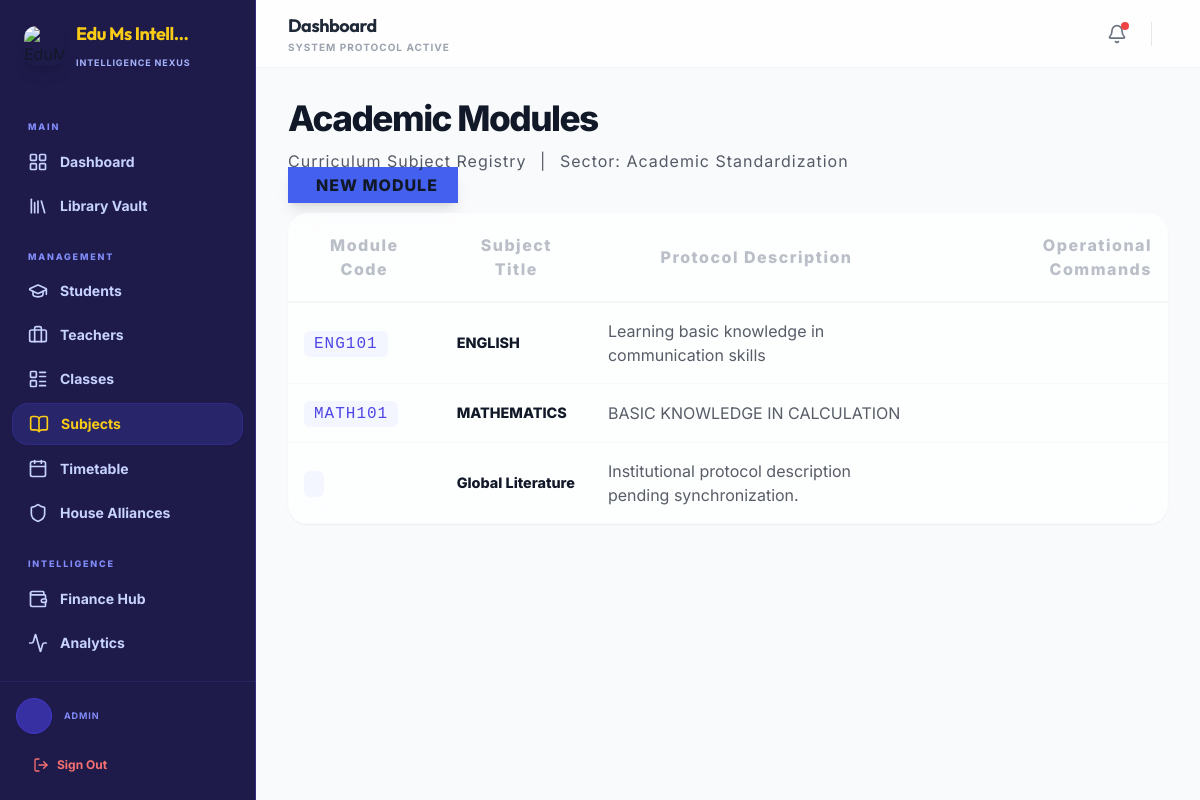
The app's page /admin-dashboard/subjects/ (signed in) with its own data.
### core/models.py (models this page shows, shortened)
class SchoolConfiguration(models.Model):
    name = models.CharField(max_length=200, default="Edu Ms Intelligence")
    motto = models.CharField(max_length=300, blank=True, default="Empowering Future Leaders")
    logo = models.ImageField(upload_to='school/', null=True, blank=True)
    contact_email = models.EmailField(blank=True)
    phone = models.CharField(max_length=20, blank=True)
    address = models.TextField(blank=True)
    current_academic_year = models.CharField(max_length=20, default="2025-2026")
    established_year = models.IntegerField(default=2024)
    active_term = models.ForeignKey(AcademicTerm, on_delete=models.SET_NULL, null=True, blank=True)
    currency_symbol = models.CharField(max_length=10, default="GH₵")
    currency_code = models.CharField(max_length=10, default="GHS")
    class Meta:
        verbose_name = "Institutional Configuration"
        verbose_name_plural = "Institutional Configuration"
    @classmethod
    def get_config(cls):
        obj, created = cls.objects.get_or_create(id=1)
        return obj

class Subject(models.Model):
    name = models.CharField(max_length=100)
    code = models.CharField(max_length=20, unique=True)
    description = models.TextField(blank=True)

### accounts/models.py (models this page shows, shortened)
class User(AbstractUser):
    ROLE_CHOICES = (
        ('admin', 'Admin'),
        ('teacher', 'Teacher'),
        ('student', 'Student'),
        ('parent', 'Parent'),
    )
    GENDER_CHOICES = (
        ('male', 'Male'),
        ('female', 'Female'),
        ('other', 'Other'),
    )
    role = models.CharField(max_length=10, choices=ROLE_CHOICES, default='student')
    gender = models.CharField(max_length=10, choices=GENDER_CHOICES, blank=True, null=True)
    phone = models.CharField(max_length=15, blank=True)
    address = models.TextField(blank=True)
    date_of_birth = models.DateField(null=True, blank=True)
    profile_picture = models.ImageField(upload_to='profiles/', null=True, blank=True)
    has_completed_onboarding = models.BooleanField(default=False)
    badges = models.ManyToManyField(Badge, related_name='users', blank=True)

### admin_dashboard/views.py (the view)
# urls.py: path('subjects/', views.subject_list, name='subject_list'),
@admin_required
def subject_list(request):
    subjects_query = Subject.objects.all()
    paginator = Paginator(subjects_query, 25)
    page_number = request.GET.get('page')
    page_obj = paginator.get_page(page_number)
    return render(request, 'admin_dashboard/subjects.html', {'subjects': page_obj, 'page_obj': page_obj})

### templates/admin_dashboard/subjects.html (shortened to what this page needs)
{% extends 'base.html' %}
{% block content %}
<div class="row layout-spacing">
    <div class="col-12 mb-5">
        <div class="d-flex justify-content-between align-items-end mb-4">
            <div>
                <h2 class="fw-800 mb-1" style="letter-spacing: -1.5px; color: var(--text-dark); font-size: 2.2rem;">Academic Modules</h2>
                <div class="d-flex align-items-center gap-2 text-muted fw-bold extra-small text-uppercase opa-7" style="letter-spacing: 1px;">
                     Curriculum Subject Registry <span class="mx-2">|</span>
                     Sector: Academic Standardization
                </div>
            </div>
            <a href="{% url 'subject_create' %}" class="btn btn-primary rounded-pill px-5 py-2 fw-800 shadow-lg border-0 extra-small text-uppercase" style="background: var(--p-nexus-primary); letter-spacing: 1px;">
                 NEW MODULE
            </a>
        </div>
        <div class="nexus-glass-card overflow-hidden border-0 shadow-sm animate-fade-up">
            <div class="table-responsive">
                <table class="table table-hover align-middle mb-0 nexus-premium-table">
                    <thead>
                        <tr class="bg-light bg-opacity-50">
                            <th class="ps-4 py-4 extra-small text-uppercase text-muted fw-800 opa-7" style="letter-spacing: 1.5px;">Module Code</th>
                            <th class="py-4 extra-small text-uppercase text-muted fw-800 opa-7" style="letter-spacing: 1.5px;">Subject Title</th>
                            <th class="py-4 extra-small text-uppercase text-muted fw-800 opa-7" style="letter-spacing: 1.5px;">Protocol Description</th>
                            <th class="pe-4 py-4 text-end extra-small text-uppercase text-muted fw-800 opa-7" style="letter-spacing: 1.5px;">Operational Commands</th>
                        </tr>
                    </thead>
                    <tbody>
                        {% for subject in subjects %}
                        <tr class="animate-fade-in" style="border-bottom: 1px solid rgba(0,0,0,0.03) !important;">
                            <td class="ps-4 py-3" data-label="Module Code">
                                <span class="extra-small text-primary fw-bold text-uppercase" style="letter-spacing: 1px; font-family: 'JetBrains Mono', monospace; background: rgba(67, 97, 238, 0.05); padding: 4px 10px; border-radius: 6px;">
                                    {{ subject.code }}
                                </span>
                            </td>
                            <td data-label="Subject Title">
                                <div class="fw-800 text-dark small text-start" style="font-size: 0.9rem;">{{ subject.name }}</div>
                            </td>
                            <td data-label="Protocol Description">
                                <div class="extra-small text-muted fw-bold opa-7 lh-base text-start" style="max-width: 300px;">
                                    {{ subject.description|truncatechars:80|default:"Institutional protocol description pending synchronization." }}
                                </div>
                            </td>
                            <td class="pe-4 text-end" data-label="Operational Commands">
                            </td>
                        </tr>
                        {% empty %}
                        <tr><td colspan="4" class="p-5 text-center text-muted fw-bold extra-small text-uppercase opa-5">Null dataset. No subjects found in active registry.</td></tr>
                        {% endfor %}
                    </tbody>
                </table>
            </div>
        </div>
    </div>
</div>
{% endblock %}

### templates/base.html (shortened to what this page needs)
<!DOCTYPE html>
<html lang="en" class="h-full bg-gray-50 overflow-x-hidden">
<head>
  <link rel="stylesheet" href="https://cdnjs.cloudflare.com/ajax/libs/animate.css/4.1.1/animate.min.css"/>
  <script src="https://cdn.tailwindcss.com"></script>
  {% load static %}
  <link rel="stylesheet" href="{% static 'css/main.css' %}">
</head>
<body class="h-full font-sans text-gray-900 antialiased overflow-x-hidden">
{% if user.is_authenticated %}
  <div class="flex flex-col min-h-screen">
    <aside class="hidden lg:flex lg:flex-shrink-0 lg:w-64 lg:flex-col lg:fixed lg:inset-y-0 border-r border-indigo-900 bg-indigo-950 z-40">
      <div class="flex flex-col flex-grow pt-5 pb-4 overflow-y-auto">
        <div class="flex items-center flex-shrink-0 px-6 gap-3 mb-6">
          {% if school_config.logo %}
            <img src="{{ school_config.logo.url }}" class="w-10 h-10 rounded-xl shadow-md border border-indigo-800" alt="Logo">
          {% else %}
            <img src="https://i.ibb.co/kVqZ4rt5/Edu-MS-logo-with-educational-symbols.png" class="w-10 h-10 rounded-xl shadow-lg" alt="EduMS Logo">
          {% endif %}
          <div class="min-w-0">
            <span class="font-display font-bold text-lg tracking-tight block truncate text-yellow-400">{{ school_config.name|truncatechars:14 }}</span>
            <span class="text-[9px] font-bold text-indigo-300 uppercase tracking-widest">Intelligence Nexus</span>
          </div>
        </div>
        <nav class="flex-1 px-3 space-y-1 overflow-y-auto mt-2">
          <p class="px-4 pt-4 pb-1 text-[9px] font-extrabold text-indigo-400 uppercase tracking-[0.2em]">Main</p>
          {% if user.role == 'admin' %}
            {% url 'admin_dashboard' as dash_url %}
          {% elif user.role == 'teacher' %}
            {% url 'teacher_dashboard' as dash_url %}
          {% elif user.role == 'parent' %}
            {% url 'guardian_dashboard' as dash_url %}
          {% else %}
            {% url 'student_dashboard' as dash_url %}
          {% endif %}
          <a href="{{ dash_url }}"
             class="group flex items-center px-4 py-2.5 text-sm font-bold rounded-2xl transition-all {% if request.resolver_match.url_name == 'admin_dashboard' or request.resolver_match.url_name == 'teacher_dashboard' or request.resolver_match.url_name == 'student_dashboard' or request.resolver_match.url_name == 'guardian_dashboard' %}bg-indigo-900/60 text-yellow-400 shadow-sm border border-indigo-800/50{% else %}text-indigo-200 hover:bg-white/5 hover:text-white{% endif %}">
            <i data-lucide="layout-grid" class="mr-3 h-5 w-5 flex-shrink-0"></i>
            Dashboard
          </a>
          {% if user.role != 'parent' %}
          <a href="{% if user.role == 'teacher' %}{% url 'teacher_library' %}{% else %}{% url 'student_library' %}{% endif %}"
             class="group flex items-center px-4 py-2.5 text-sm font-bold rounded-2xl transition-all {% if 'library' in request.path %}bg-indigo-900/60 text-yellow-400 shadow-sm border border-indigo-800/50{% else %}text-indigo-200 hover:bg-white/5 hover:text-white{% endif %}">
            <i data-lucide="library" class="mr-3 h-5 w-5 flex-shrink-0"></i>
            Library Vault
          </a>
          {% endif %}
          <p class="px-4 pt-5 pb-1 text-[9px] font-extrabold text-indigo-400 uppercase tracking-[0.2em]">Management</p>
          {% if user.role == 'admin' %}
            <a href="{% url 'student_list' %}" class="group flex items-center px-4 py-2.5 text-sm font-bold rounded-2xl transition-all {% if request.resolver_match.url_name == 'student_list' or request.resolver_match.url_name == 'student_create' or request.resolver_match.url_name == 'student_detail' %}bg-indigo-900/60 text-yellow-400 shadow-sm border border-indigo-800/50{% else %}text-indigo-200 hover:bg-white/5 hover:text-white{% endif %}">
              <i data-lucide="graduation-cap" class="mr-3 h-5 w-5 flex-shrink-0"></i>
              Students
            </a>
            <a href="{% url 'teacher_list' %}" class="group flex items-center px-4 py-2.5 text-sm font-bold rounded-2xl transition-all {% if request.resolver_match.url_name == 'teacher_list' or request.resolver_match.url_name == 'teacher_create' or request.resolver_match.url_name == 'teacher_detail' %}bg-indigo-900/60 text-yellow-400 shadow-sm border border-indigo-800/50{% else %}text-indigo-200 hover:bg-white/5 hover:text-white{% endif %}">
              <i data-lucide="briefcase" class="mr-3 h-5 w-5 flex-shrink-0"></i>
              Teachers
            </a>
            <a href="{% url 'class_list' %}" class="group flex items-center px-4 py-2.5 text-sm font-bold rounded-2xl transition-all {% if request.resolver_match.url_name == 'class_list' or request.resolver_match.url_name == 'class_create' %}bg-indigo-900/60 text-yellow-400 shadow-sm border border-indigo-800/50{% else %}text-indigo-200 hover:bg-white/5 hover:text-white{% endif %}">
              <i data-lucide="layout-list" class="mr-3 h-5 w-5 flex-shrink-0"></i>
              Classes
            </a>
            <a href="{% url 'subject_list' %}" class="group flex items-center px-4 py-2.5 text-sm font-bold rounded-2xl transition-all {% if request.resolver_match.url_name == 'subject_list' or request.resolver_match.url_name == 'subject_create' %}bg-indigo-900/60 text-yellow-400 shadow-sm border border-indigo-800/50{% else %}text-indigo-200 hover:bg-white/5 hover:text-white{% endif %}">
              <i data-lucide="book-open" class="mr-3 h-5 w-5 flex-shrink-0"></i>
              Subjects
            </a>
            <a href="{% url 'manage_timetable' %}" class="group flex items-center px-4 py-2.5 text-sm font-bold rounded-2xl transition-all {% if request.resolver_match.url_name == 'manage_timetable' %}bg-indigo-900/60 text-yellow-400 shadow-sm border border-indigo-800/50{% else %}text-indigo-200 hover:bg-white/5 hover:text-white{% endif %}">
              <i data-lucide="calendar" class="mr-3 h-5 w-5 flex-shrink-0"></i>
              Timetable
            </a>
            <a href="{% url 'manage_houses' %}" class="group flex items-center px-4 py-2.5 text-sm font-bold rounded-2xl transition-all {% if request.resolver_match.url_name == 'manage_houses' %}bg-indigo-900/60 text-yellow-400 shadow-sm border border-indigo-800/50{% else %}text-indigo-200 hover:bg-white/5 hover:text-white{% endif %}">
              <i data-lucide="shield" class="mr-3 h-5 w-5 flex-shrink-0"></i>
              House Alliances
            </a>
          {% endif %}
          <p class="px-4 pt-5 pb-1 text-[9px] font-extrabold text-indigo-400 uppercase tracking-[0.2em]">Intelligence</p>
          {% if user.role == 'admin' %}
            <a href="{% url 'finance:finance_hub' %}" class="group flex items-center px-4 py-2.5 text-sm font-bold rounded-2xl transition-all {% if 'finance' in request.path %}bg-indigo-900/60 text-yellow-400 shadow-sm border border-indigo-800/50{% else %}text-indigo-200 hover:bg-white/5 hover:text-white{% endif %}">
              <i data-lucide="wallet" class="mr-3 h-5 w-5 flex-shrink-0"></i>
              Finance Hub
            </a>
          {% endif %}
          <a href="{% url 'analytics:analytics_dashboard' %}" class="group flex items-center px-4 py-2.5 text-sm font-bold rounded-2xl transition-all {% if 'analytics' in request.path %}bg-indigo-900/60 text-yellow-400 shadow-sm border border-indigo-800/50{% else %}text-indigo-200 hover:bg-white/5 hover:text-white{% endif %}">
            <i data-lucide="activity" class="mr-3 h-5 w-5 flex-shrink-0"></i>
            Analytics
          </a>
        </nav>
      </div>
      <div class="flex-shrink-0 border-t border-indigo-900/50 p-4 space-y-3 bg-indigo-950/50 text-indigo-100">
        <a href="{% url 'profile' %}" class="flex items-center gap-3 group">
          <div class="h-9 w-9 rounded-full bg-indigo-800 border border-indigo-700 text-yellow-400 flex items-center justify-center font-bold uppercase text-sm flex-shrink-0 shadow-sm group-hover:bg-indigo-700 transition-colors">
          </div>
          <div class="min-w-0">
            <p class="text-[9px] font-bold text-indigo-400 uppercase tracking-widest">{{ user.role }}</p>
          </div>
        </a>
        <form method="post" action="{% url 'account_logout' %}" class="w-full">
          <button type="submit" class="flex items-center w-full gap-2 px-4 py-2.5 text-xs font-bold text-red-400 hover:text-red-300 hover:bg-red-900/30 rounded-xl transition-all border border-transparent hover:border-red-900/50">
            <i data-lucide="log-out" class="w-4 h-4"></i>
            Sign Out
          </button>
        </form>
      </div>
    </aside>
    <div class="lg:pl-64 flex flex-col flex-1">
      {% include 'components/header.html' with title=block_title subtitle="System Protocol Active" %}
      <main class="flex-1 pb-32 lg:pb-8 overflow-x-hidden">
        <div class="py-6 px-4 sm:px-6 lg:px-8 max-w-5xl mx-auto overflow-hidden">
          {% block content %}{% endblock %}
        </div>
      </main>
    </div>
  </div>
{% else %}
  <div class="min-h-screen bg-gray-50 font-sans">
    {% block noauth_content %}{% endblock %}
  </div>
{% endif %}
</body>
</html>

### templates/components/header.html (shortened to what this page needs)
<header class="hidden lg:block sticky top-0 z-30 bg-white/80 backdrop-blur-xl border-b border-gray-100">
  <div class="px-8 py-3 flex justify-between items-center">
    <div>
      <h1 class="font-display font-bold text-lg text-gray-800 tracking-tight">{% block page_heading %}{{ title|default:"Dashboard" }}{% endblock %}</h1>
      <p class="text-[10px] font-bold text-gray-400 uppercase tracking-widest">{{ subtitle|default:"System Protocol Active" }}</p>
    </div>
    <div class="flex items-center gap-4">
      <button class="relative p-2 hover:bg-gray-100 rounded-full transition-colors text-gray-500">
        <i data-lucide="bell" class="w-5 h-5"></i>
        <span class="absolute top-1.5 right-1.5 w-2 h-2 bg-red-500 rounded-full"></span>
      </button>
    </div>
  </div>
</header>

### records on screen
SchoolConfiguration: name "Edu Ms Intell…"
User: role "ADMIN"
Subject: code "ENG101", name "ENGLISH", description "Learning basic knowledge in communication skills"
Subject: code "MATH101", name "MATHEMATICS", description "BASIC KNOWLEDGE IN CALCULATION"
Subject: name "Global Literature", description "Institutional protocol description pending synchronization."

### other values on screen
{{ title|default:"Dashboard" }} "Dashboard"
{{ subtitle|default:"System Protocol Active" }} "SYSTEM PROTOCOL ACTIVE"
